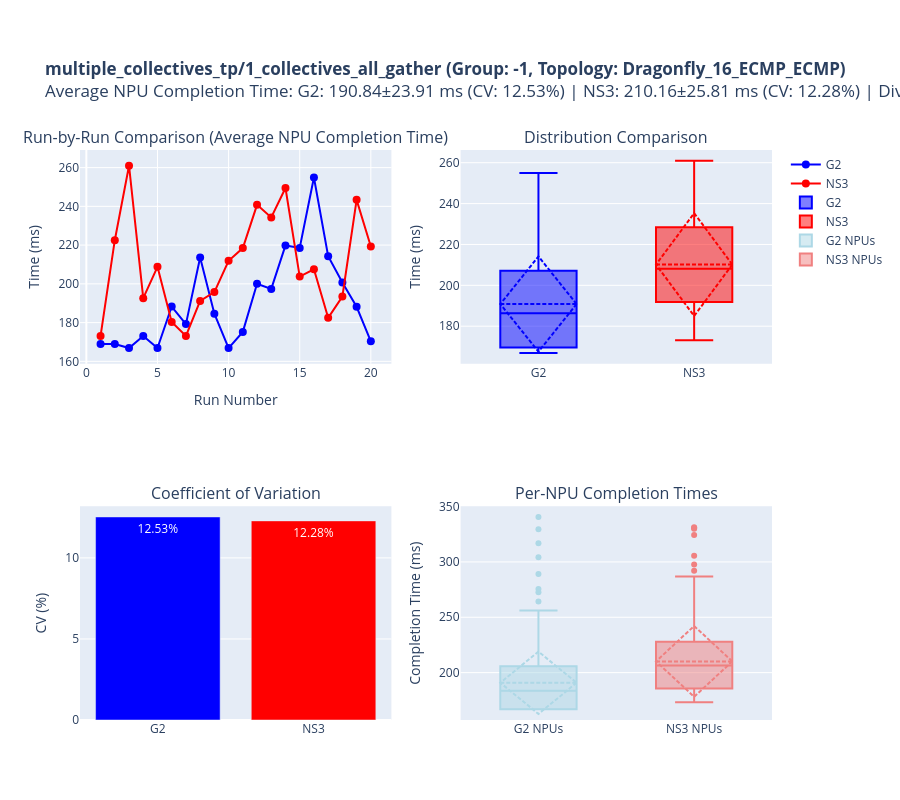
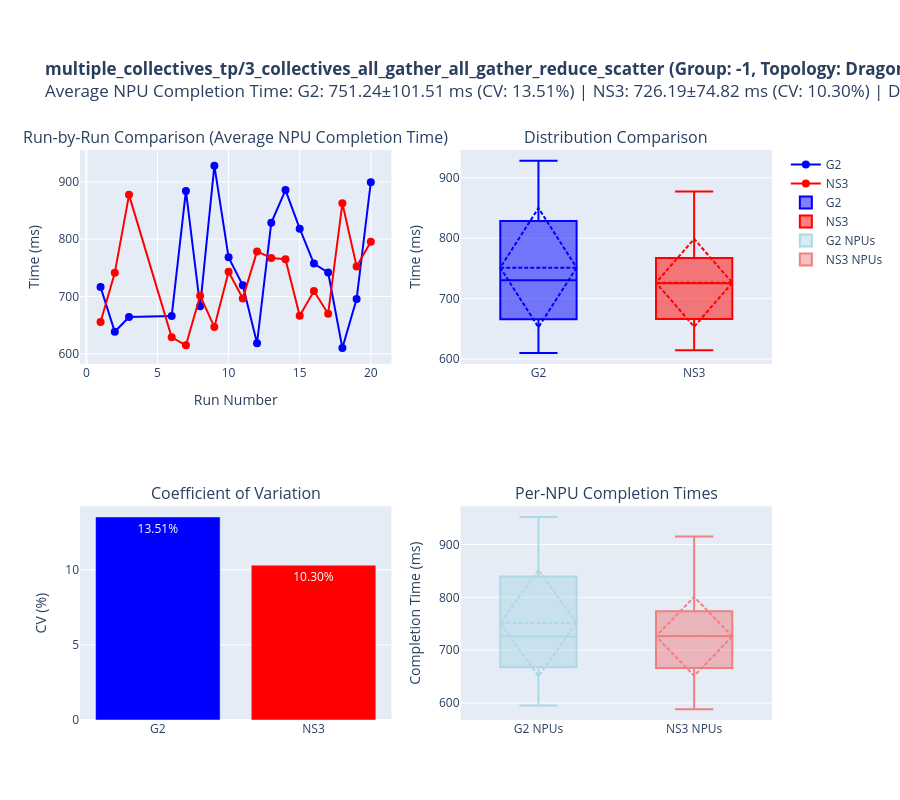
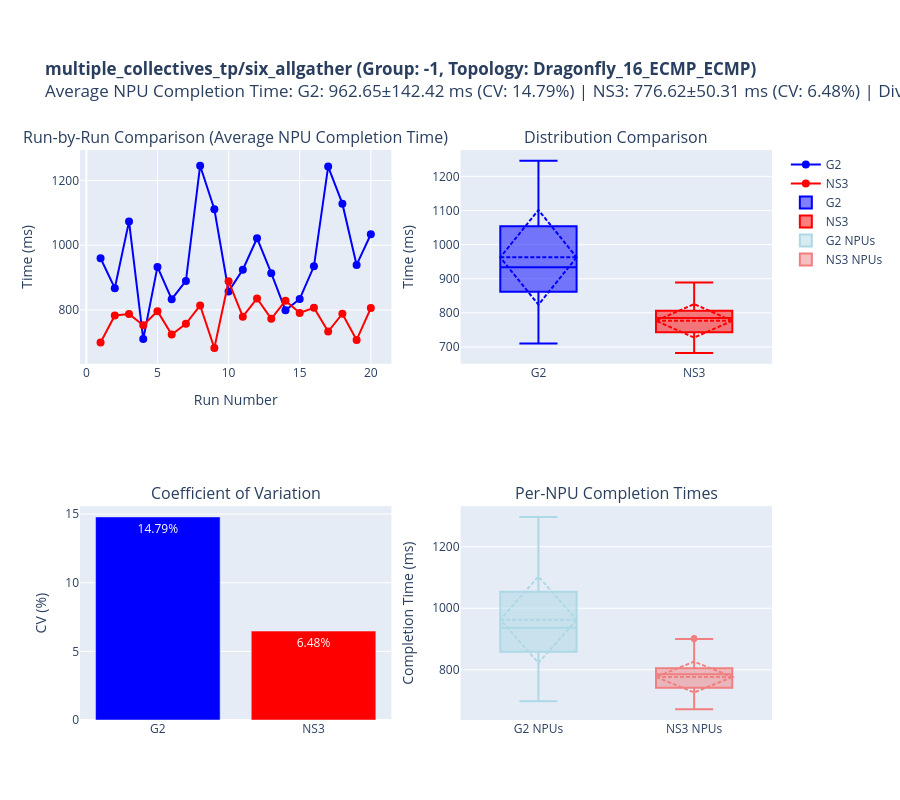
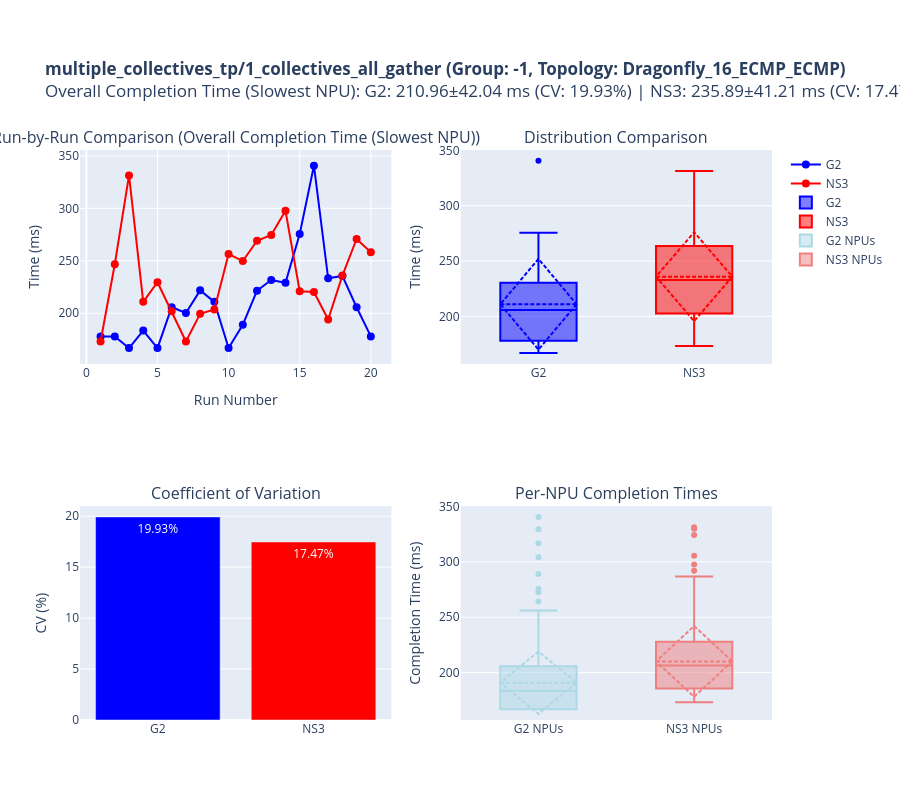

Source (notebook cell) for these figures, in order:
### Code cell
# --- Analysis and Plotting ---
if comparison_results:
    comp_df = pd.DataFrame(comparison_results)

    # Map for collective communication types
    comm_type_map = {
        "all_reduce": "ALL_REDUCE", "reduce": "REDUCE", "all_gather": "ALL_GATHER", "gather": "GATHER",
        "scatter": "SCATTER", "broadcast": "BROADCAST", "all_to_all": "ALL_TO_ALL", "reduce_scatter": "REDUCE_SCATTER",
        "reduce_scatter_block": "REDUCE_SCATTER_BLOCK", "barrier": "BARRIER"
    }
    comp_df['comm_type_str'] = comp_df['comm_type'].astype(str).map(comm_type_map).fillna(comp_df['comm_type'])

    print(f"\n{'='*80}")
    print(f"RANDOMNESS ANALYSIS: Effect of Multiple Runs on G2 vs NS3")
    print(f"{'='*80}\n")
    
    # --- Summary Statistics ---
    print(f"Total runs collected: {len(comp_df)}")
    print(f"Unique workloads: {comp_df['workload'].nunique()}")
    print(f"Simulation types: {comp_df['sim_type'].unique()}")
    print(f"Run numbers range: {comp_df['run_number'].min()} to {comp_df['run_number'].max()}")
    
    # Analyze both avg and max times
    metrics_to_analyze = [
        ('avg_time', 'Average NPU Completion Time'),
        ('max_time', 'Overall Completion Time (Slowest NPU)')
    ]
    
    for metric_col, metric_name in metrics_to_analyze:
        print(f"\n{'='*80}")
        print(f"ANALYSIS FOR: {metric_name}")
        print(f"{'='*80}")
        
        # Group by workload, group_id, topology, and sim_type to analyze multiple runs
        grouped_stats = []
        for group_keys, group_df in comp_df.groupby(['workload', 'group_id', 'topology', 'sim_type']):
            wl, gid, topo, sim = group_keys
            times = group_df[metric_col]
            
            grouped_stats.append({
                'Workload': wl,
                'Group ID': gid,
                'Topology': topo,
                'Sim Type': sim,
                'Num Runs': len(group_df),
                'Mean Time (ms)': times.mean() / 1_000_000,
                'Std Dev (ms)': times.std() / 1_000_000,
                'Min Time (ms)': times.min() / 1_000_000,
                'Max Time (ms)': times.max() / 1_000_000,
                'CV (%)': (times.std() / times.mean() * 100) if times.mean() > 0 else 0
            })
        
        stats_df = pd.DataFrame(grouped_stats)
        
        print(f"\n--- Coefficient of Variation (CV) Analysis for {metric_name} ---")
        print("CV shows relative variability: higher CV = more randomness\n")
        
        for sim_type in stats_df['Sim Type'].unique():
            sim_stats = stats_df[stats_df['Sim Type'] == sim_type]
            print(f"{sim_type}:")
            print(f"  Average CV: {sim_stats['CV (%)'].mean():.2f}%")
            print(f"  Max CV: {sim_stats['CV (%)'].max():.2f}%")
            print(f"  Min CV: {sim_stats['CV (%)'].min():.2f}%")
            print()

        # --- Create Randomness Comparison Plots ---
        unique_configs = comp_df.groupby(['workload', 'group_id', 'topology']).size().reset_index()[['workload', 'group_id', 'topology']]
        
        print(f"\n--- Generating Randomness Comparison Plots for {metric_name} ({len(unique_configs)} configurations) ---\n")
        
        for idx, config in unique_configs.head(10).iterrows():  # Plot first 10 configurations
            wl, gid, topo = config['workload'], config['group_id'], config['topology']
            
            config_df = comp_df[
                (comp_df['workload'] == wl) &
                (comp_df['group_id'] == gid) &
                (comp_df['topology'] == topo)
            ]
            
            g2_runs = config_df[config_df['sim_type'] == 'G2'].sort_values('run_number')
            ns3_runs = config_df[config_df['sim_type'] == 'NS3'].sort_values('run_number')
            
            if g2_runs.empty or ns3_runs.empty:
                continue
            
            # Create subplots
            fig = make_subplots(
                rows=2, cols=2,
                subplot_titles=(
                    f'Run-by-Run Comparison ({metric_name})',
                    f'Distribution Comparison',
                    'Coefficient of Variation',
                    'Per-NPU Completion Times'
                ),
                specs=[[{"secondary_y": False}, {"secondary_y": False}],
                       [{"secondary_y": False}, {"secondary_y": False}]]
            )
            
            # 1. Run-by-Run Line Plot
            fig.add_trace(go.Scatter(
                x=g2_runs['run_number'],
                y=g2_runs[metric_col] / 1_000_000,
                mode='lines+markers',
                name='G2',
                line=dict(color='blue', width=2),
                marker=dict(size=8)
            ), row=1, col=1)
            
            fig.add_trace(go.Scatter(
                x=ns3_runs['run_number'],
                y=ns3_runs[metric_col] / 1_000_000,
                mode='lines+markers',
                name='NS3',
                line=dict(color='red', width=2),
                marker=dict(size=8)
            ), row=1, col=1)
            
            # 2. Box Plot for Distribution
            fig.add_trace(go.Box(
                y=g2_runs[metric_col] / 1_000_000,
                name='G2',
                marker_color='blue',
                boxmean='sd'
            ), row=1, col=2)
            
            fig.add_trace(go.Box(
                y=ns3_runs[metric_col] / 1_000_000,
                name='NS3',
                marker_color='red',
                boxmean='sd'
            ), row=1, col=2)
            
            # 3. Coefficient of Variation Bar Chart
            g2_cv = (g2_runs[metric_col].std() / g2_runs[metric_col].mean() * 100) if g2_runs[metric_col].mean() > 0 else 0
            ns3_cv = (ns3_runs[metric_col].std() / ns3_runs[metric_col].mean() * 100) if ns3_runs[metric_col].mean() > 0 else 0
            
            fig.add_trace(go.Bar(
                x=['G2', 'NS3'],
                y=[g2_cv, ns3_cv],
                marker_color=['blue', 'red'],
                text=[f'{g2_cv:.2f}%', f'{ns3_cv:.2f}%'],
                textposition='auto',
                showlegend=False
            ), row=2, col=1)
            
            # 4. Per-NPU Completion Times (read timing files and get last time per NPU for all runs)
            all_g2_npu_completion = []
            all_ns3_npu_completion = []
            
            for _, g2_run in g2_runs.iterrows():
                timing_file = find_timing_file(g2_run['path'], 'G2')
                if timing_file:
                    try:
                        df_timing = pd.read_csv(timing_file)
                        df_timing = df_timing[df_timing['callback_tick'] > 100]
                        # Get last (max) time for each NPU
                        npu_completion = df_timing.groupby('sys_id')['callback_tick'].max().values / 1_000_000
                        all_g2_npu_completion.extend(npu_completion)
                    except:
                        pass
            
            for _, ns3_run in ns3_runs.iterrows():
                timing_file = find_timing_file(ns3_run['path'], 'NS3')
                if timing_file:
                    try:
                        df_timing = pd.read_csv(timing_file)
                        if 'node_name' in df_timing.columns:
                            df_timing = df_timing[df_timing['node_name'] != 'dummy_node']
                        df_timing = df_timing[df_timing['callback_tick'] > 100]
                        # Get last (max) time for each NPU
                        npu_completion = df_timing.groupby('sys_id')['callback_tick'].max().values / 1_000_000
                        all_ns3_npu_completion.extend(npu_completion)
                    except:
                        pass
            
            if all_g2_npu_completion:
                fig.add_trace(go.Box(
                    y=all_g2_npu_completion,
                    name='G2 NPUs',
                    marker_color='lightblue',
                    boxmean='sd'
                ), row=2, col=2)
            
            if all_ns3_npu_completion:
                fig.add_trace(go.Box(
                    y=all_ns3_npu_completion,
                    name='NS3 NPUs',
                    marker_color='lightcoral',
                    boxmean='sd'
                ), row=2, col=2)
            
            # Update axes labels
            fig.update_xaxes(title_text="Run Number", row=1, col=1)
            fig.update_yaxes(title_text="Time (ms)", row=1, col=1)
            fig.update_yaxes(title_text="Time (ms)", row=1, col=2)
            fig.update_yaxes(title_text="CV (%)", row=2, col=1)
            fig.update_yaxes(title_text="Completion Time (ms)", row=2, col=2)
            
            # Add statistics to title
            g2_mean = g2_runs[metric_col].mean() / 1_000_000
            ns3_mean = ns3_runs[metric_col].mean() / 1_000_000
            g2_std = g2_runs[metric_col].std() / 1_000_000
            ns3_std = ns3_runs[metric_col].std() / 1_000_000
            divergence = (ns3_mean - g2_mean) / g2_mean * 100
            
            title_text = (
                f"<b>{wl} (Group: {gid}, Topology: {topo})</b><br>"
                f"{metric_name}: G2: {g2_mean:.2f}±{g2_std:.2f} ms (CV: {g2_cv:.2f}%) | "
                f"NS3: {ns3_mean:.2f}±{ns3_std:.2f} ms (CV: {ns3_cv:.2f}%) | "
                f"Divergence: {divergence:+.1f}%"
            )
            
            fig.update_layout(
                title_text=title_text,
                height=800,
                margin=dict(t=150),
                showlegend=True
            )
            
            fig.show()
    
    print(f"\n{'='*80}")
    print("Analysis complete!")
    print(f"{'='*80}\n")

else:
    print("No comparison results to process.")

### Figure 1 — Plotly figure (JSON) as saved in the notebook; plotly's stock layout.template omitted (floating-point values rounded to 4 significant figures; data arrays with more than 128 entries replaced by an {"elided": "..."} marker saying what was removed)
{"data": [{"line": {"color": "blue", "width": 2}, "marker": {"size": 8}, "mode": "lines+markers", "name": "G2", "type": "scatter", "x": [1, 2, 3, 4, 5, 6, 7, 8, 9, 10, 11, 12, 13, 14, 15, 16, 17, 18, 19, 20], "xaxis": "x", "y": [168.9, 168.9, 166.9, 173.1, 166.9, 188.3, 179.2, 213.6, 184.6, 166.9, 175.2, 200.0, 197.4, 219.8, 218.6, 254.9, 214.3, 200.7, 188.2, 170.3], "yaxis": "y"}, {"line": {"color": "red", "width": 2}, "marker": {"size": 8}, "mode": "lines+markers", "name": "NS3", "type": "scatter", "x": [1, 2, 3, 4, 5, 6, 7, 8, 9, 10, 11, 12, 13, 14, 15, 16, 17, 18, 19, 20], "xaxis": "x", "y": [173.1, 222.5, 261.0, 192.6, 208.8, 180.3, 173.1, 191.2, 195.7, 211.9, 218.5, 240.8, 234.3, 249.5, 203.8, 207.5, 182.5, 193.5, 243.4, 219.3], "yaxis": "y"}, {"boxmean": "sd", "marker": {"color": "blue"}, "name": "G2", "type": "box", "xaxis": "x2", "y": [168.9, 168.9, 166.9, 173.1, 166.9, 188.3, 179.2, 213.6, 184.6, 166.9, 175.2, 200.0, 197.4, 219.8, 218.6, 254.9, 214.3, 200.7, 188.2, 170.3], "yaxis": "y2"}, {"boxmean": "sd", "marker": {"color": "red"}, "name": "NS3", "type": "box", "xaxis": "x2", "y": [173.1, 222.5, 261.0, 192.6, 208.8, 180.3, 173.1, 191.2, 195.7, 211.9, 218.5, 240.8, 234.3, 249.5, 203.8, 207.5, 182.5, 193.5, 243.4, 219.3], "yaxis": "y2"}, {"marker": {"color": ["blue", "red"]}, "showlegend": false, "text": ["12.53%", "12.28%"], "textposition": "auto", "type": "bar", "x": ["G2", "NS3"], "xaxis": "x3", "y": [12.53, 12.28], "yaxis": "y3"}, {"boxmean": "sd", "marker": {"color": "lightblue"}, "name": "G2 NPUs", "type": "box", "xaxis": "x4", "y": {"elided": "320 float values"}, "yaxis": "y4"}, {"boxmean": "sd", "marker": {"color": "lightcoral"}, "name": "NS3 NPUs", "type": "box", "xaxis": "x4", "y": {"elided": "320 float values"}, "yaxis": "y4"}], "layout": {"annotations": [{"font": {"size": 16}, "showarrow": false, "text": "Run-by-Run Comparison (Average NPU Completion Time)", "x": 0.225, "xanchor": "center", "xref": "paper", "y": 1, "yanchor": "bottom", "yref": "paper"}, {"font": {"size": 16}, "showarrow": false, "text": "Distribution Comparison", "x": 0.775, "xanchor": "center", "xref": "paper", "y": 1, "yanchor": "bottom", "yref": "paper"}, {"font": {"size": 16}, "showarrow": false, "text": "Coefficient of Variation", "x": 0.225, "xanchor": "center", "xref": "paper", "y": 0.375, "yanchor": "bottom", "yref": "paper"}, {"font": {"size": 16}, "showarrow": false, "text": "Per-NPU Completion Times", "x": 0.775, "xanchor": "center", "xref": "paper", "y": 0.375, "yanchor": "bottom", "yref": "paper"}], "height": 800, "margin": {"t": 150}, "showlegend": true, "title": {"text": "<b>multiple_collectives_tp/1_collectives_all_gather (Group: -1, Topology: Dragonfly_16_ECMP_ECMP)</b><br>Average NPU Completion Time: G2: 190.84±23.91 ms (CV: 12.53%) | NS3: 210.16±25.81 ms (CV: 12.28%) | Divergence: +10.1%"}, "xaxis": {"anchor": "y", "domain": [0, 0.45], "title": {"text": "Run Number"}}, "xaxis2": {"anchor": "y2", "domain": [0.55, 1]}, "xaxis3": {"anchor": "y3", "domain": [0, 0.45]}, "xaxis4": {"anchor": "y4", "domain": [0.55, 1]}, "yaxis": {"anchor": "x", "domain": [0.625, 1], "title": {"text": "Time (ms)"}}, "yaxis2": {"anchor": "x2", "domain": [0.625, 1], "title": {"text": "Time (ms)"}}, "yaxis3": {"anchor": "x3", "domain": [0, 0.375], "title": {"text": "CV (%)"}}, "yaxis4": {"anchor": "x4", "domain": [0, 0.375], "title": {"text": "Completion Time (ms)"}}}}

### Figure 2 — Plotly figure (JSON) as saved in the notebook; plotly's stock layout.template omitted (floating-point values rounded to 4 significant figures; data arrays with more than 128 entries replaced by an {"elided": "..."} marker saying what was removed)
{"data": [{"line": {"color": "blue", "width": 2}, "marker": {"size": 8}, "mode": "lines+markers", "name": "G2", "type": "scatter", "x": [1, 2, 3, 6, 7, 8, 9, 10, 11, 12, 13, 14, 15, 16, 17, 18, 19, 20], "xaxis": "x", "y": [716.3, 638.3, 664.2, 666.0, 884.1, 682.7, 928.2, 768.2, 719.4, 618.4, 828.5, 885.7, 818.3, 757.4, 741.6, 609.9, 695.5, 899.5], "yaxis": "y"}, {"line": {"color": "red", "width": 2}, "marker": {"size": 8}, "mode": "lines+markers", "name": "NS3", "type": "scatter", "x": [1, 2, 3, 6, 7, 8, 9, 10, 11, 12, 13, 14, 15, 16, 17, 18, 19, 20], "xaxis": "x", "y": [655.5, 741.2, 877.3, 628.7, 614.7, 701.3, 646.5, 743.0, 696.6, 778.5, 767.2, 765.0, 666.1, 709.3, 669.9, 862.5, 752.5, 795.4], "yaxis": "y"}, {"boxmean": "sd", "marker": {"color": "blue"}, "name": "G2", "type": "box", "xaxis": "x2", "y": [716.3, 638.3, 664.2, 666.0, 884.1, 682.7, 928.2, 768.2, 719.4, 618.4, 828.5, 885.7, 818.3, 757.4, 741.6, 609.9, 695.5, 899.5], "yaxis": "y2"}, {"boxmean": "sd", "marker": {"color": "red"}, "name": "NS3", "type": "box", "xaxis": "x2", "y": [655.5, 741.2, 877.3, 628.7, 614.7, 701.3, 646.5, 743.0, 696.6, 778.5, 767.2, 765.0, 666.1, 709.3, 669.9, 862.5, 752.5, 795.4], "yaxis": "y2"}, {"marker": {"color": ["blue", "red"]}, "showlegend": false, "text": ["13.51%", "10.30%"], "textposition": "auto", "type": "bar", "x": ["G2", "NS3"], "xaxis": "x3", "y": [13.51, 10.3], "yaxis": "y3"}, {"boxmean": "sd", "marker": {"color": "lightblue"}, "name": "G2 NPUs", "type": "box", "xaxis": "x4", "y": {"elided": "288 float values"}, "yaxis": "y4"}, {"boxmean": "sd", "marker": {"color": "lightcoral"}, "name": "NS3 NPUs", "type": "box", "xaxis": "x4", "y": {"elided": "288 float values"}, "yaxis": "y4"}], "layout": {"annotations": [{"font": {"size": 16}, "showarrow": false, "text": "Run-by-Run Comparison (Average NPU Completion Time)", "x": 0.225, "xanchor": "center", "xref": "paper", "y": 1, "yanchor": "bottom", "yref": "paper"}, {"font": {"size": 16}, "showarrow": false, "text": "Distribution Comparison", "x": 0.775, "xanchor": "center", "xref": "paper", "y": 1, "yanchor": "bottom", "yref": "paper"}, {"font": {"size": 16}, "showarrow": false, "text": "Coefficient of Variation", "x": 0.225, "xanchor": "center", "xref": "paper", "y": 0.375, "yanchor": "bottom", "yref": "paper"}, {"font": {"size": 16}, "showarrow": false, "text": "Per-NPU Completion Times", "x": 0.775, "xanchor": "center", "xref": "paper", "y": 0.375, "yanchor": "bottom", "yref": "paper"}], "height": 800, "margin": {"t": 150}, "showlegend": true, "title": {"text": "<b>multiple_collectives_tp/3_collectives_all_gather_all_gather_reduce_scatter (Group: -1, Topology: Dragonfly_16_ECMP_ECMP)</b><br>Average NPU Completion Time: G2: 751.24±101.51 ms (CV: 13.51%) | NS3: 726.19±74.82 ms (CV: 10.30%) | Divergence: -3.3%"}, "xaxis": {"anchor": "y", "domain": [0, 0.45], "title": {"text": "Run Number"}}, "xaxis2": {"anchor": "y2", "domain": [0.55, 1]}, "xaxis3": {"anchor": "y3", "domain": [0, 0.45]}, "xaxis4": {"anchor": "y4", "domain": [0.55, 1]}, "yaxis": {"anchor": "x", "domain": [0.625, 1], "title": {"text": "Time (ms)"}}, "yaxis2": {"anchor": "x2", "domain": [0.625, 1], "title": {"text": "Time (ms)"}}, "yaxis3": {"anchor": "x3", "domain": [0, 0.375], "title": {"text": "CV (%)"}}, "yaxis4": {"anchor": "x4", "domain": [0, 0.375], "title": {"text": "Completion Time (ms)"}}}}

### Figure 3 — Plotly figure (JSON) as saved in the notebook; plotly's stock layout.template omitted (floating-point values rounded to 4 significant figures; data arrays with more than 128 entries replaced by an {"elided": "..."} marker saying what was removed)
{"data": [{"line": {"color": "blue", "width": 2}, "marker": {"size": 8}, "mode": "lines+markers", "name": "G2", "type": "scatter", "x": [1, 2, 3, 4, 5, 6, 7, 8, 9, 10, 11, 12, 13, 14, 15, 16, 17, 18, 19, 20], "xaxis": "x", "y": [959.9, 867.3, 1074.0, 709.8, 933.0, 833.1, 889.7, 1246.0, 1111.0, 856.9, 924.5, 1022.0, 913.7, 798.8, 833.8, 934.9, 1243.0, 1129.0, 939.1, 1034.0], "yaxis": "y"}, {"line": {"color": "red", "width": 2}, "marker": {"size": 8}, "mode": "lines+markers", "name": "NS3", "type": "scatter", "x": [1, 2, 3, 4, 5, 6, 7, 8, 9, 10, 11, 12, 13, 14, 15, 16, 17, 18, 19, 20], "xaxis": "x", "y": [699.5, 783.0, 787.3, 752.7, 796.1, 723.7, 757.3, 813.8, 682.1, 888.6, 779.0, 835.6, 772.7, 828.7, 790.8, 806.9, 733.2, 788.4, 707.2, 805.8], "yaxis": "y"}, {"boxmean": "sd", "marker": {"color": "blue"}, "name": "G2", "type": "box", "xaxis": "x2", "y": [959.9, 867.3, 1074.0, 709.8, 933.0, 833.1, 889.7, 1246.0, 1111.0, 856.9, 924.5, 1022.0, 913.7, 798.8, 833.8, 934.9, 1243.0, 1129.0, 939.1, 1034.0], "yaxis": "y2"}, {"boxmean": "sd", "marker": {"color": "red"}, "name": "NS3", "type": "box", "xaxis": "x2", "y": [699.5, 783.0, 787.3, 752.7, 796.1, 723.7, 757.3, 813.8, 682.1, 888.6, 779.0, 835.6, 772.7, 828.7, 790.8, 806.9, 733.2, 788.4, 707.2, 805.8], "yaxis": "y2"}, {"marker": {"color": ["blue", "red"]}, "showlegend": false, "text": ["14.79%", "6.48%"], "textposition": "auto", "type": "bar", "x": ["G2", "NS3"], "xaxis": "x3", "y": [14.79, 6.479], "yaxis": "y3"}, {"boxmean": "sd", "marker": {"color": "lightblue"}, "name": "G2 NPUs", "type": "box", "xaxis": "x4", "y": {"elided": "320 float values"}, "yaxis": "y4"}, {"boxmean": "sd", "marker": {"color": "lightcoral"}, "name": "NS3 NPUs", "type": "box", "xaxis": "x4", "y": {"elided": "320 float values"}, "yaxis": "y4"}], "layout": {"annotations": [{"font": {"size": 16}, "showarrow": false, "text": "Run-by-Run Comparison (Average NPU Completion Time)", "x": 0.225, "xanchor": "center", "xref": "paper", "y": 1, "yanchor": "bottom", "yref": "paper"}, {"font": {"size": 16}, "showarrow": false, "text": "Distribution Comparison", "x": 0.775, "xanchor": "center", "xref": "paper", "y": 1, "yanchor": "bottom", "yref": "paper"}, {"font": {"size": 16}, "showarrow": false, "text": "Coefficient of Variation", "x": 0.225, "xanchor": "center", "xref": "paper", "y": 0.375, "yanchor": "bottom", "yref": "paper"}, {"font": {"size": 16}, "showarrow": false, "text": "Per-NPU Completion Times", "x": 0.775, "xanchor": "center", "xref": "paper", "y": 0.375, "yanchor": "bottom", "yref": "paper"}], "height": 800, "margin": {"t": 150}, "showlegend": true, "title": {"text": "<b>multiple_collectives_tp/six_allgather (Group: -1, Topology: Dragonfly_16_ECMP_ECMP)</b><br>Average NPU Completion Time: G2: 962.65±142.42 ms (CV: 14.79%) | NS3: 776.62±50.31 ms (CV: 6.48%) | Divergence: -19.3%"}, "xaxis": {"anchor": "y", "domain": [0, 0.45], "title": {"text": "Run Number"}}, "xaxis2": {"anchor": "y2", "domain": [0.55, 1]}, "xaxis3": {"anchor": "y3", "domain": [0, 0.45]}, "xaxis4": {"anchor": "y4", "domain": [0.55, 1]}, "yaxis": {"anchor": "x", "domain": [0.625, 1], "title": {"text": "Time (ms)"}}, "yaxis2": {"anchor": "x2", "domain": [0.625, 1], "title": {"text": "Time (ms)"}}, "yaxis3": {"anchor": "x3", "domain": [0, 0.375], "title": {"text": "CV (%)"}}, "yaxis4": {"anchor": "x4", "domain": [0, 0.375], "title": {"text": "Completion Time (ms)"}}}}

### Figure 4 — Plotly figure (JSON) as saved in the notebook; plotly's stock layout.template omitted (floating-point values rounded to 4 significant figures; data arrays with more than 128 entries replaced by an {"elided": "..."} marker saying what was removed)
{"data": [{"line": {"color": "blue", "width": 2}, "marker": {"size": 8}, "mode": "lines+markers", "name": "G2", "type": "scatter", "x": [1, 2, 3, 4, 5, 6, 7, 8, 9, 10, 11, 12, 13, 14, 15, 16, 17, 18, 19, 20], "xaxis": "x", "y": [178.0, 178.0, 166.9, 183.5, 166.9, 205.8, 200.2, 221.8, 210.9, 166.9, 189.1, 221.6, 231.7, 229.0, 275.5, 340.6, 233.4, 235.6, 205.8, 178.0], "yaxis": "y"}, {"line": {"color": "red", "width": 2}, "marker": {"size": 8}, "mode": "lines+markers", "name": "NS3", "type": "scatter", "x": [1, 2, 3, 4, 5, 6, 7, 8, 9, 10, 11, 12, 13, 14, 15, 16, 17, 18, 19, 20], "xaxis": "x", "y": [173.1, 246.7, 331.4, 211.0, 229.6, 201.8, 173.1, 199.6, 203.6, 256.5, 249.8, 269.1, 274.7, 297.7, 221.0, 220.3, 194.0, 235.9, 270.8, 258.2], "yaxis": "y"}, {"boxmean": "sd", "marker": {"color": "blue"}, "name": "G2", "type": "box", "xaxis": "x2", "y": [178.0, 178.0, 166.9, 183.5, 166.9, 205.8, 200.2, 221.8, 210.9, 166.9, 189.1, 221.6, 231.7, 229.0, 275.5, 340.6, 233.4, 235.6, 205.8, 178.0], "yaxis": "y2"}, {"boxmean": "sd", "marker": {"color": "red"}, "name": "NS3", "type": "box", "xaxis": "x2", "y": [173.1, 246.7, 331.4, 211.0, 229.6, 201.8, 173.1, 199.6, 203.6, 256.5, 249.8, 269.1, 274.7, 297.7, 221.0, 220.3, 194.0, 235.9, 270.8, 258.2], "yaxis": "y2"}, {"marker": {"color": ["blue", "red"]}, "showlegend": false, "text": ["19.93%", "17.47%"], "textposition": "auto", "type": "bar", "x": ["G2", "NS3"], "xaxis": "x3", "y": [19.93, 17.47], "yaxis": "y3"}, {"boxmean": "sd", "marker": {"color": "lightblue"}, "name": "G2 NPUs", "type": "box", "xaxis": "x4", "y": {"elided": "320 float values"}, "yaxis": "y4"}, {"boxmean": "sd", "marker": {"color": "lightcoral"}, "name": "NS3 NPUs", "type": "box", "xaxis": "x4", "y": {"elided": "320 float values"}, "yaxis": "y4"}], "layout": {"annotations": [{"font": {"size": 16}, "showarrow": false, "text": "Run-by-Run Comparison (Overall Completion Time (Slowest NPU))", "x": 0.225, "xanchor": "center", "xref": "paper", "y": 1, "yanchor": "bottom", "yref": "paper"}, {"font": {"size": 16}, "showarrow": false, "text": "Distribution Comparison", "x": 0.775, "xanchor": "center", "xref": "paper", "y": 1, "yanchor": "bottom", "yref": "paper"}, {"font": {"size": 16}, "showarrow": false, "text": "Coefficient of Variation", "x": 0.225, "xanchor": "center", "xref": "paper", "y": 0.375, "yanchor": "bottom", "yref": "paper"}, {"font": {"size": 16}, "showarrow": false, "text": "Per-NPU Completion Times", "x": 0.775, "xanchor": "center", "xref": "paper", "y": 0.375, "yanchor": "bottom", "yref": "paper"}], "height": 800, "margin": {"t": 150}, "showlegend": true, "title": {"text": "<b>multiple_collectives_tp/1_collectives_all_gather (Group: -1, Topology: Dragonfly_16_ECMP_ECMP)</b><br>Overall Completion Time (Slowest NPU): G2: 210.96±42.04 ms (CV: 19.93%) | NS3: 235.89±41.21 ms (CV: 17.47%) | Divergence: +11.8%"}, "xaxis": {"anchor": "y", "domain": [0, 0.45], "title": {"text": "Run Number"}}, "xaxis2": {"anchor": "y2", "domain": [0.55, 1]}, "xaxis3": {"anchor": "y3", "domain": [0, 0.45]}, "xaxis4": {"anchor": "y4", "domain": [0.55, 1]}, "yaxis": {"anchor": "x", "domain": [0.625, 1], "title": {"text": "Time (ms)"}}, "yaxis2": {"anchor": "x2", "domain": [0.625, 1], "title": {"text": "Time (ms)"}}, "yaxis3": {"anchor": "x3", "domain": [0, 0.375], "title": {"text": "CV (%)"}}, "yaxis4": {"anchor": "x4", "domain": [0, 0.375], "title": {"text": "Completion Time (ms)"}}}}
